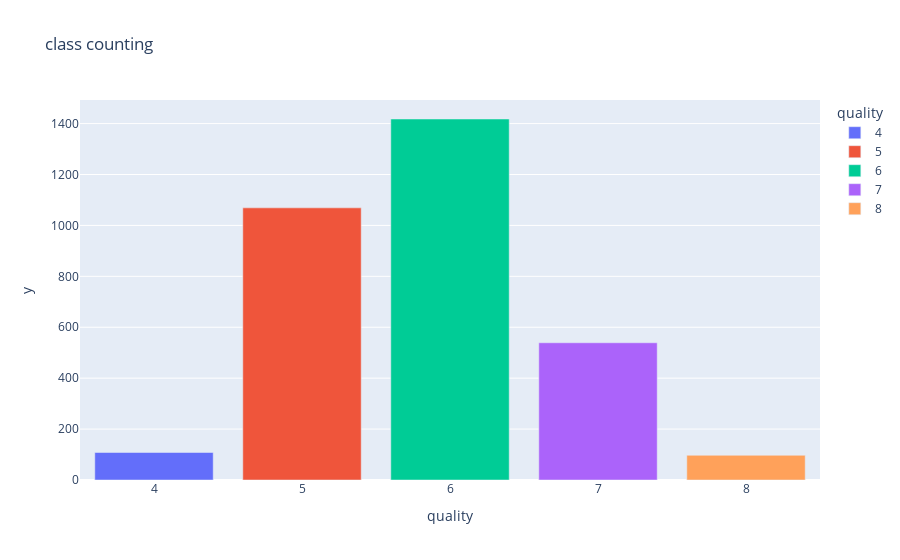

The cell this chart's notebook holds for it:
### Code cell
df1 = df.groupby(['quality']).count().reset_index()
fig = px.bar(df1, title = 'class counting',
             x = "quality",
             y = df.groupby(['quality']).size(),
             color = "quality"
            )
fig.show()

### Figure 1 — Plotly figure (JSON) as saved in the notebook; plotly's stock layout.template omitted (floating-point values rounded to 4 significant figures)
{"data": [{"alignmentgroup": "True", "hovertemplate": "quality=%{x}<br>y=%{y}<extra></extra>", "legendgroup": "4", "marker": {"color": "#636efa", "pattern": {"shape": ""}}, "name": "4", "offsetgroup": "4", "orientation": "v", "showlegend": true, "textposition": "auto", "type": "bar", "x": ["4"], "xaxis": "x", "y": [108], "yaxis": "y"}, {"alignmentgroup": "True", "hovertemplate": "quality=%{x}<br>y=%{y}<extra></extra>", "legendgroup": "5", "marker": {"color": "#EF553B", "pattern": {"shape": ""}}, "name": "5", "offsetgroup": "5", "orientation": "v", "showlegend": true, "textposition": "auto", "type": "bar", "x": ["5"], "xaxis": "x", "y": [1069], "yaxis": "y"}, {"alignmentgroup": "True", "hovertemplate": "quality=%{x}<br>y=%{y}<extra></extra>", "legendgroup": "6", "marker": {"color": "#00cc96", "pattern": {"shape": ""}}, "name": "6", "offsetgroup": "6", "orientation": "v", "showlegend": true, "textposition": "auto", "type": "bar", "x": ["6"], "xaxis": "x", "y": [1418], "yaxis": "y"}, {"alignmentgroup": "True", "hovertemplate": "quality=%{x}<br>y=%{y}<extra></extra>", "legendgroup": "7", "marker": {"color": "#ab63fa", "pattern": {"shape": ""}}, "name": "7", "offsetgroup": "7", "orientation": "v", "showlegend": true, "textposition": "auto", "type": "bar", "x": ["7"], "xaxis": "x", "y": [539], "yaxis": "y"}, {"alignmentgroup": "True", "hovertemplate": "quality=%{x}<br>y=%{y}<extra></extra>", "legendgroup": "8", "marker": {"color": "#FFA15A", "pattern": {"shape": ""}}, "name": "8", "offsetgroup": "8", "orientation": "v", "showlegend": true, "textposition": "auto", "type": "bar", "x": ["8"], "xaxis": "x", "y": [97], "yaxis": "y"}], "layout": {"barmode": "relative", "legend": {"title": {"text": "quality"}, "tracegroupgap": 0}, "title": {"text": "class counting"}, "xaxis": {"anchor": "y", "categoryarray": ["4", "5", "6", "7", "8"], "categoryorder": "array", "domain": [0, 1], "title": {"text": "quality"}}, "yaxis": {"anchor": "x", "domain": [0, 1], "title": {"text": "y"}}}}
